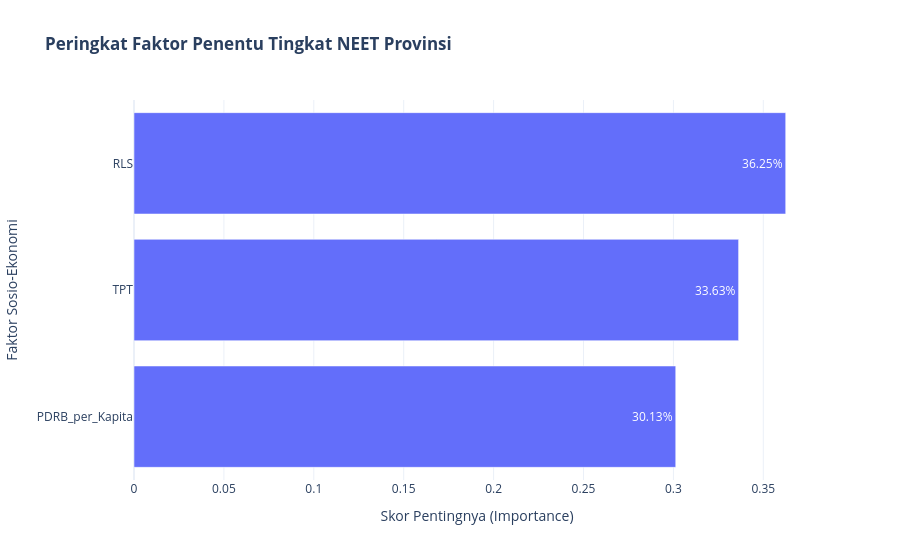

The code cell stored with this chart in its notebook:
### Markdown cell above
## 3. Visualisasi dan Interpretasi Hasil

Hasilnya paling baik ditampilkan dalam bentuk bar chart sederhana yang menunjukkan peringkat setiap faktor. Ini memberikan jawaban yang jelas dan langsung mengenai 'apa yang paling penting'.

### Code cell
# Visualisasi hasil dengan Plotly
fig = px.bar(
    feature_importance_df.sort_values(by='Skor Pentingnya', ascending=True),
    x='Skor Pentingnya',
    y='Faktor',
    orientation='h',
    title='<b>Peringkat Faktor Penentu Tingkat NEET Provinsi</b>',
    text=feature_importance_df.sort_values(by='Skor Pentingnya', ascending=True)['Skor Pentingnya'].apply(lambda x: f'{x:.2%}'),
    labels={'Skor Pentingnya': 'Skor Pentingnya (Importance)', 'Faktor': 'Faktor Sosio-Ekonomi'}
)
fig.update_layout(template='plotly_white')
fig.show()

# Interpretasi
most_important_factor = feature_importance_df.iloc[0]
print(f"\nInterpretasi: Berdasarkan model Random Forest, faktor yang menjadi penentu utama adalah '{most_important_factor['Faktor']}' ",
      f"dengan skor pentingnya sebesar {most_important_factor['Skor Pentingnya']:.2%}. ",
      "Ini berarti, secara nasional, variabel inilah yang paling kuat dalam membedakan antara provinsi dengan masalah NEET tinggi dan rendah.")

### Figure 1 — Plotly figure (JSON) as saved in the notebook; plotly's stock layout.template omitted (floating-point values rounded to 4 significant figures)
{"data": [{"alignmentgroup": "True", "hovertemplate": "Skor Pentingnya (Importance)=%{x}<br>Faktor Sosio-Ekonomi=%{y}<br>text=%{text}<extra></extra>", "legendgroup": "", "marker": {"color": "#636efa", "pattern": {"shape": ""}}, "name": "", "offsetgroup": "", "orientation": "h", "showlegend": false, "text": ["30.13%", "33.63%", "36.25%"], "textposition": "auto", "type": "bar", "x": [0.3013, 0.3363, 0.3625], "xaxis": "x", "y": ["PDRB_per_Kapita", "TPT", "RLS"], "yaxis": "y"}], "layout": {"barmode": "relative", "legend": {"tracegroupgap": 0}, "title": {"text": "<b>Peringkat Faktor Penentu Tingkat NEET Provinsi</b>"}, "xaxis": {"anchor": "y", "domain": [0, 1], "title": {"text": "Skor Pentingnya (Importance)"}}, "yaxis": {"anchor": "x", "domain": [0, 1], "title": {"text": "Faktor Sosio-Ekonomi"}}}}
